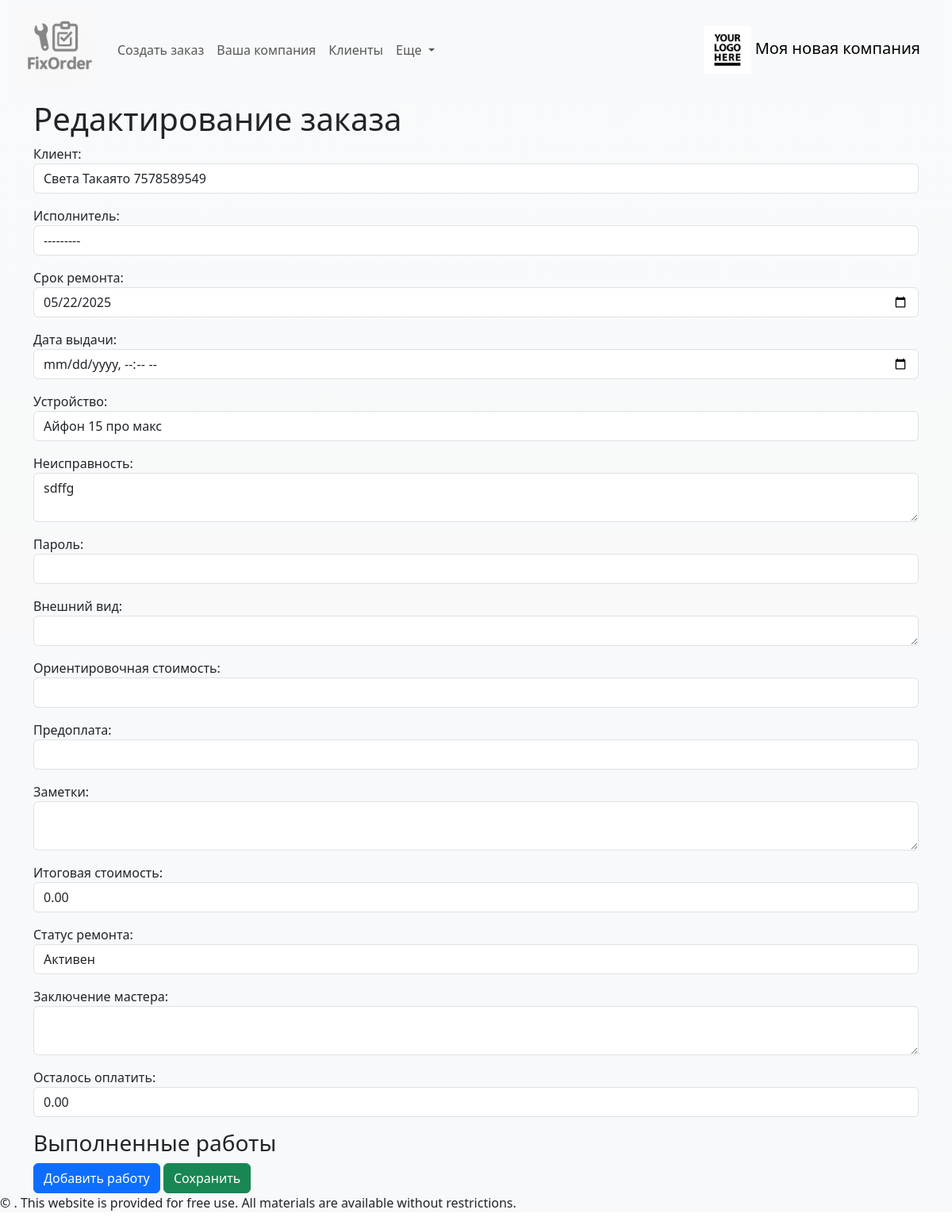
The app's page /order/74/ with its own data.
### fixorder/models.py (models this page shows, shortened)
class Company(models.Model):
    brand_name = models.CharField(max_length=255, unique=True, db_index=True, verbose_name='Название компании')
    official_name = models.CharField(max_length=255, blank=True, null=True, unique=True, db_index=True, verbose_name='Юридическое наименование')
    unp = models.DecimalField(max_digits=10, decimal_places=2, blank=True, null=True, verbose_name='УНП')
    phone = models.CharField(max_length=20, unique=True, verbose_name='Контактный номер')
    phone1 = models.CharField(max_length=20, blank=True, null=True, unique=True, verbose_name='Контактный номер')
    phone2 = models.CharField(max_length=20, blank=True, null=True, unique=True, verbose_name='Контактный номер')
    telegram = models.CharField(max_length=40, blank=True, null=True, verbose_name='Telegram')
    viber = models.CharField(max_length=20, blank=True, null=True, verbose_name='Viber')
    whatsapp = models.CharField(max_length=20, blank=True, null=True, verbose_name='Whattsapp')
    email = models.EmailField(max_length=50, blank=True, null=True, verbose_name='Электронная почта')
    adress = models.CharField(max_length=255, blank=True, null=True, unique=True, db_index=True, verbose_name='Адрес')
    postal_adress = models.CharField(max_length=255, blank=True, null=True, unique=True, verbose_name='Почтовый адрес')
    official_adress = models.CharField(max_length=255, blank=True, null=True, unique=True, verbose_name='Юридический адрес')
    income_data = models.TextField(max_length=20000, blank=True, null=True, verbose_name='Общая информация для приемной квитанции')
    warranty_data = models.TextField(max_length=20000, blank=True, null=True, verbose_name='Информация выполненных работ (гарантийного талона)')
    photo = models.ImageField(upload_to="static/img/", blank=True, null=True, verbose_name="Логотип компании")

class Order(models.Model):
    order_client = models.ForeignKey(Client, related_name='client', null=True, on_delete=models.SET_NULL, verbose_name='Клиент')
    executor = models.ForeignKey(Employee, blank=True, null=True, related_name='executor', on_delete=models.SET_NULL, verbose_name='Исполнитель')
    time_create = models.DateTimeField(auto_now_add=True, verbose_name='Дата прихода')
    time_update = models.DateTimeField(auto_now=True, verbose_name='Дата изменения')
    time_demand = models.DateField(blank=True, null=True, verbose_name='Срок ремонта')
    time_away = models.DateTimeField(null=True, blank=True, verbose_name='Дата выдачи')
    device = models.CharField(max_length=255, verbose_name='Устройство')
    defect = models.TextField(max_length=400, verbose_name='Неисправность')
    device_password = models.CharField(max_length=50, blank=True, null=True, verbose_name='Пароль')
    device_exterior = models.TextField(max_length=400, blank=True, null=True, verbose_name='Внешний вид')
    initial_price = models.CharField(max_length=10, blank=True, null=True, verbose_name='Ориентировочная стоимость')
    prepaid = models.DecimalField(max_digits=10, decimal_places=2, blank=True, null=True, verbose_name='Предоплата')
    notes = models.TextField(max_length=500, blank=True, null=True, verbose_name='Заметки')
    total_price = models.DecimalField(max_digits=10, decimal_places=2, blank=True, default=0, verbose_name='Итоговая стоимость')
    status = models.ForeignKey(OrderStatus, on_delete=models.DO_NOTHING, default=4, related_name='related_order', verbose_name='Статус ремонта')
    conclusion = models.TextField(max_length=500, blank=True, null=True, verbose_name='Заключение мастера')
    remain_to_pay = models.DecimalField(max_digits=10, decimal_places=2, null=True, blank=True, default=0, verbose_name='Осталось оплатить')
    class Meta:
        verbose_name = "Заказы"
        verbose_name_plural = "Заказы"
        ordering = ["-time_create"]
        indexes = [models.Index(fields=["-time_create"]), models.Index(fields=["status"])]

### fixorder/views.py (the view, shortened to what this page needs)
# urls.py: path('order/<int:pk>/', views.Show_and_edit_order.as_view(), name='order'),
class Show_and_edit_order(UpdateView):
    model = Order
    form_class = OrderForm
    template_name = 'fixorder/show_edit_order.html'
    success_url = reverse_lazy('orderlist')
    extra_context = {'title': 'Заказ', 'header': 'Просмотреть/изменить заказ'}
    def get_object(self, queryset=None):
        return get_object_or_404(Order, pk=self.kwargs['pk'])
    def get_context_data(self, **kwargs):
        context = super().get_context_data(**kwargs)
        context['work_formset'] = WorkFormSet(instance=self.object)
        return context

### fixorder/models.py (called while the page is built)
    def __str__(self):
        return self.status

    def __str__(self):
        return f'{self.name} {self.phone} {self.phone1}'

    def __str__(self):
        return f'{self.name} ({self.position})'

### fixorder/templatetags/fixorder_tags.py (called while the page is built)
@register.simple_tag
def logo_url():
    return static('img/logo.png')

@register.simple_tag
def get_company_name():
    return Company.objects.get(pk=1).brand_name

### fixorder/templates/fixorder/show_edit_order.html (shortened to what this page needs)
{% extends 'fixorder/base.html' %}
{% block content %}
    {% load static %}
    <h1>Редактирование заказа</h1>
    <form method="post" id="work-form-container">
        {{ form.as_p }}
        <h3>Выполненные работы</h3>
        <button type="button" id="add-work-button" class="btn btn-primary">Добавить работу</button>
        <button type="submit" class="btn btn-success">Сохранить</button>
        <br>
    </form>
{% endblock %}

### fixorder/templates/fixorder/navbar.html (shortened to what this page needs)
{% load fixorder_tags %}
<nav class="navbar navbar-expand-lg bg-body-tertiary">
  <div class="container-fluid">
    <a class="navbar-brand" href="/">
      <img src="/static/img/br_phone.png" alt="" height="100">
    </a>
    <div class="collapse navbar-collapse" id="navbarSupportedContent">
      <ul class="navbar-nav me-auto mb-2 mb-lg-0">
        <li class="nav-item">
          <a class="nav-link" href="/neworder">Создать заказ</a>
        </li>
        <li class="nav-item">
          <a class="nav-link" href="/company">Ваша компания</a>
        </li>
        <li class="nav-item">
          <a class="nav-link" href="/clientlist">Клиенты</a>
        </li>
        <li class="nav-item dropdown">
          <a class="nav-link dropdown-toggle" href="#" role="button" data-bs-toggle="dropdown" aria-expanded="false">
            Еще
          </a>
        </li>
      </ul>
    </div>
    <a class="navbar-brand" href="/">
      <img src="{% logo_url %}" alt="FixOrder" height="60">
      {% get_company_name %}
    </a>
    </div>
</nav>

### records on screen
Company: brand_name "Моя новая компания"
Order: order_client "Света Такаято 7578589549", executor "---------", time_demand "05/22/2025", device "Айфон 15 про макс", defect "sdffg", total_price "0.00", status "Активен", remain_to_pay "0.00"
